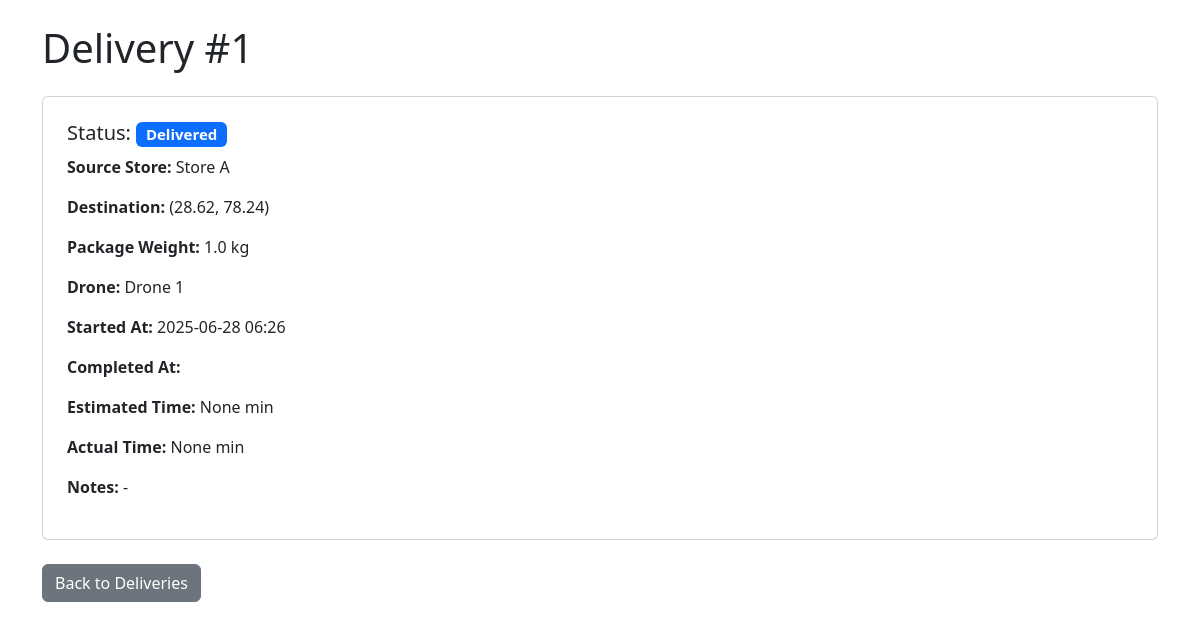
Page /inventory/deliveries/1/ on the earlier database version.
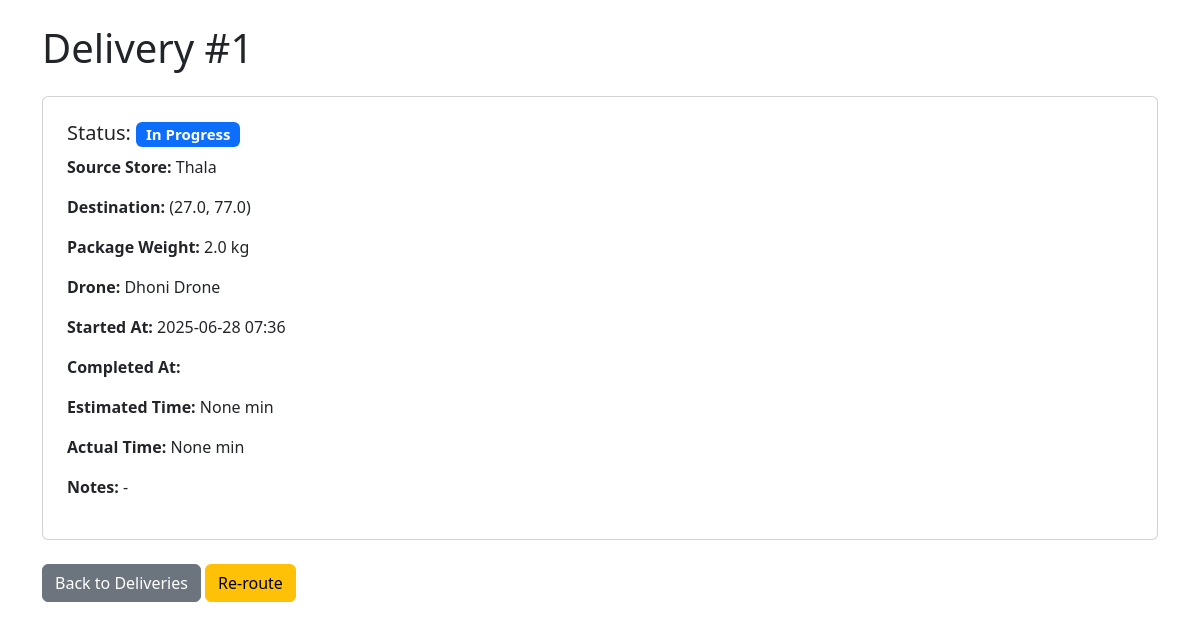
Same page on the later database version.
### inventory/models.py (models this page shows, shortened)
class Delivery(models.Model):
    STATUS_CHOICES = [
        ('pending', 'Pending'),
        ('assigned', 'Assigned'),
        ('in_progress', 'In Progress'),
        ('delivered', 'Delivered'),
        ('failed', 'Failed'),
        ('cancelled', 'Cancelled'),
    ]
    drone = models.ForeignKey(Drone, on_delete=models.SET_NULL, null=True, blank=True, related_name='deliveries')
    source_store = models.ForeignKey(Store, on_delete=models.CASCADE, related_name='outgoing_deliveries')
    destination_lat = models.FloatField()
    destination_lng = models.FloatField()
    package_weight_kg = models.FloatField()
    status = models.CharField(max_length=20, choices=STATUS_CHOICES, default='pending')
    route = models.JSONField(blank=True, null=True)  # List of waypoints, etc.
    started_at = models.DateTimeField(null=True, blank=True)
    completed_at = models.DateTimeField(null=True, blank=True)
    estimated_time_min = models.FloatField(null=True, blank=True)
    actual_time_min = models.FloatField(null=True, blank=True)
    notes = models.TextField(blank=True)
    assigned_to = models.ForeignKey('DeliveryPerson', on_delete=models.SET_NULL, null=True, blank=True, related_name='deliveries')  # NEW
    mode = models.CharField(max_length=20, choices=[('drone', 'Drone'), ('biker', 'Biker')], default='biker')  # NEW
    suggested_mode = models.CharField(
        max_length=20,
        choices=[('drone', 'Drone'), ('biker', 'Biker')],
        default='biker'
    )

class Store(models.Model):
    name = models.CharField(max_length=100)
    address = models.TextField(blank=True)
    latitude = models.FloatField()
    longitude = models.FloatField()
    created_at = models.DateTimeField(auto_now_add=True)

class Drone(models.Model):
    STATUS_CHOICES = [
        ('idle', 'Idle'),
        ('charging', 'Charging'),
        ('in_flight', 'In Flight'),
        ('maintenance', 'Maintenance'),
        ('offline', 'Offline'),
    ]
    name = models.CharField(max_length=100)
    max_weight_kg = models.FloatField()
    battery_capacity_mah = models.IntegerField()
    current_battery_mah = models.IntegerField()
    speed_kmph = models.FloatField()
    max_flight_time_min = models.IntegerField()
    altitude_m = models.FloatField(default=0)
    status = models.CharField(max_length=20, choices=STATUS_CHOICES, default='idle')
    current_lat = models.FloatField(null=True, blank=True)
    current_lng = models.FloatField(null=True, blank=True)
    last_update = models.DateTimeField(auto_now=True)

### inventory/views.py (the view)
# urls.py: path('deliveries/<int:delivery_id>/', views.delivery_detail, name='delivery_detail'),
def delivery_detail(request, delivery_id):
    delivery = get_object_or_404(Delivery, id=delivery_id)
    return render(request, 'drone/delivery_detail.html', {'delivery': delivery})

### templates/drone/delivery_detail.html (shortened to what this page needs)
<!DOCTYPE html>
<html>
<head>
    <link rel="stylesheet" href="https://cdn.jsdelivr.net/npm/bootstrap@5.3.0/dist/css/bootstrap.min.css">
</head>
<body class="container py-4">
    <h1 class="mb-4">Delivery #{{ delivery.id }}</h1>
    <div class="card p-4 mb-4">
        <h5>Status: <span class="badge bg-primary">{{ delivery.get_status_display }}</span></h5>
        <p><strong>Source Store:</strong> {{ delivery.source_store.name }}</p>
        <p><strong>Destination:</strong> ({{ delivery.destination_lat }}, {{ delivery.destination_lng }})</p>
        <p><strong>Package Weight:</strong> {{ delivery.package_weight_kg }} kg</p>
        <p><strong>Drone:</strong> {% if delivery.drone %}{{ delivery.drone.name }}{% else %}-{% endif %}</p>
        <p><strong>Started At:</strong> {{ delivery.started_at|date:"Y-m-d H:i" }}</p>
        <p><strong>Completed At:</strong> {{ delivery.completed_at|date:"Y-m-d H:i" }}</p>
        <p><strong>Estimated Time:</strong> {{ delivery.estimated_time_min }} min</p>
        <p><strong>Actual Time:</strong> {{ delivery.actual_time_min }} min</p>
        <p><strong>Notes:</strong> {{ delivery.notes|default:"-" }}</p>
    </div>
<div class="mb-3">
    <a href="{% url 'delivery_list' %}" class="btn btn-secondary">Back to Deliveries</a>
    {% if delivery.status == 'in_progress' %}
        <a href="{% url 'reroute_drone' delivery.id %}" class="btn btn-warning">Re-route</a>
    {% endif %}
</div>
</body>
</html>

Differences in the rows shown:
changed Delivery "None": status "Delivered" → "In Progress"; source_store.name "Store A" → "Thala"; destination_lat "28.62" → "27.0"; destination_lng "78.24" → "77.0"; package_weight_kg "1.0" → "2.0"; drone.name "Drone 1" → "Dhoni Drone"; started_at "2025-06-28 06:26" → "2025-06-28 07:36"
Other differences:
text now shown: "Re-route"
